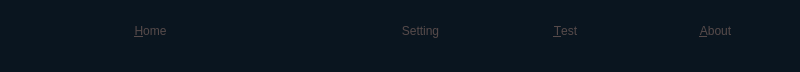
  <widget class="QWidget" name="controlWidget" native="true">
   <property name="geometry">
    <rect>
     <x>0</x>
     <y>470</y>
     <width>800</width>
     <height>72</height>
    </rect>
   </property>
   <property name="autoFillBackground">
    <bool>false</bool>
   </property>
   <property name="styleSheet">
    <string notr="true"> background-color:rgb(10,21,31);</string>
   </property>
   <widget class="QToolButton" name="homeTBnt">
    <property name="geometry">
     <rect>
      <x>80</x>
      <y>0</y>
      <width>141</width>
      <height>61</height>
     </rect>
    </property>
    <property name="focusPolicy">
     <enum>Qt::NoFocus</enum>
    </property>
    <property name="styleSheet">
     <string notr="true">QToolButton{
    border:none;
    outline: none;
    color:rgb(86, 74, 74);
     background: transparent;
	font: 18pt &quot;Ubuntu&quot;;

}
QToolButton:focus{
    color:white;

}

</string>
    </property>
    <property name="text">
     <string>&amp;Home</string>
    </property>
    <property name="icon">
     <iconset>
      <normalon>:/images/home_normal</normalon>
      <activeon>:/images/home_hover</activeon>
      <selectedoff>:/images/home_normal</selectedoff>
      <selectedon>:/images/home_hover</selectedon>
     </iconset>
    </property>
    <property name="iconSize">
     <size>
      <width>56</width>
      <height>42</height>
     </size>
    </property>
    <property name="popupMode">
     <enum>QToolButton::DelayedPopup</enum>
    </property>
    <property name="toolButtonStyle">
     <enum>Qt::ToolButtonTextBesideIcon</enum>
    </property>
   </widget>
   <widget class="QToolButton" name="aboutTBtn">
    <property name="geometry">
     <rect>
      <x>650</x>
      <y>0</y>
      <width>131</width>
      <height>61</height>
     </rect>
    </property>
    <property name="focusPolicy">
     <enum>Qt::NoFocus</enum>
    </property>
    <property name="styleSheet">
     <string notr="true">QToolButton{
    border:none;
    outline: none;
    color:rgb(86, 74, 74);
     background: transparent;
	font: 18pt &quot;Ubuntu&quot;;

}
QToolButton:focus{
    color:white;

}

</string>
    </property>
    <property name="text">
     <string>&amp;About</string>
    </property>
    <property name="icon">
     <iconset>
      <normalon>:/images/System_AboutBtn_SelNo</normalon>
     </iconset>
    </property>
    <property name="iconSize">
     <size>
      <width>29</width>
      <height>29</height>
     </size>
    </property>
    <property name="popupMode">
     <enum>QToolButton::DelayedPopup</enum>
    </property>
    <property name="toolButtonStyle">
     <enum>Qt::ToolButtonTextBesideIcon</enum>
    </property>
   </widget>
   <widget class="QToolButton" name="testTBtn">
    <property name="geometry">
     <rect>
      <x>510</x>
      <y>0</y>
      <width>111</width>
      <height>61</height>
     </rect>
    </property>
    <property name="focusPolicy">
     <enum>Qt::NoFocus</enum>
    </property>
    <property name="styleSheet">
     <string notr="true">QToolButton{
    border:none;
    outline: none;
    color:rgb(86, 74, 74);
     background: transparent;
	font: 18pt &quot;Ubuntu&quot;;
    
}
QToolButton:focus{
    color:white;


}

</string>
    </property>
    <property name="text">
     <string>&amp;Test</string>
    </property>
    <property name="icon">
     <iconset>
      <normalon>:/images/System_TestBtn_SelNo</normalon>
     </iconset>
    </property>
    <property name="iconSize">
     <size>
      <width>29</width>
      <height>29</height>
     </size>
    </property>
    <property name="popupMode">
     <enum>QToolButton::DelayedPopup</enum>
    </property>
    <property name="toolButtonStyle">
     <enum>Qt::ToolButtonTextBesideIcon</enum>
    </property>
   </widget>
   <widget class="QToolButton" name="settingTBtn">
    <property name="geometry">
     <rect>
      <x>360</x>
      <y>0</y>
      <width>121</width>
      <height>61</height>
     </rect>
    </property>
    <property name="focusPolicy">
     <enum>Qt::NoFocus</enum>
    </property>
    <property name="styleSheet">
     <string notr="true">QToolButton{
    border:none;
    outline: none;
    color:rgb(86, 74, 74);
     background: transparent;
	font: 18pt &quot;Ubuntu&quot;;
    
}
QToolButton:focus{
    color:white;


}
</string>
    </property>
    <property name="text">
     <string>Setting</string>
    </property>
    <property name="icon">
     <iconset>
      <normalon>:/images/System_SetBtn_SelYes</normalon>
     </iconset>
    </property>
    <property name="iconSize">
     <size>
      <width>27</width>
      <height>28</height>
     </size>
    </property>
    <property name="popupMode">
     <enum>QToolButton::DelayedPopup</enum>
    </property>
    <property name="toolButtonStyle">
     <enum>Qt::ToolButtonTextBesideIcon</enum>
    </property>
   </widget>
  </widget>
